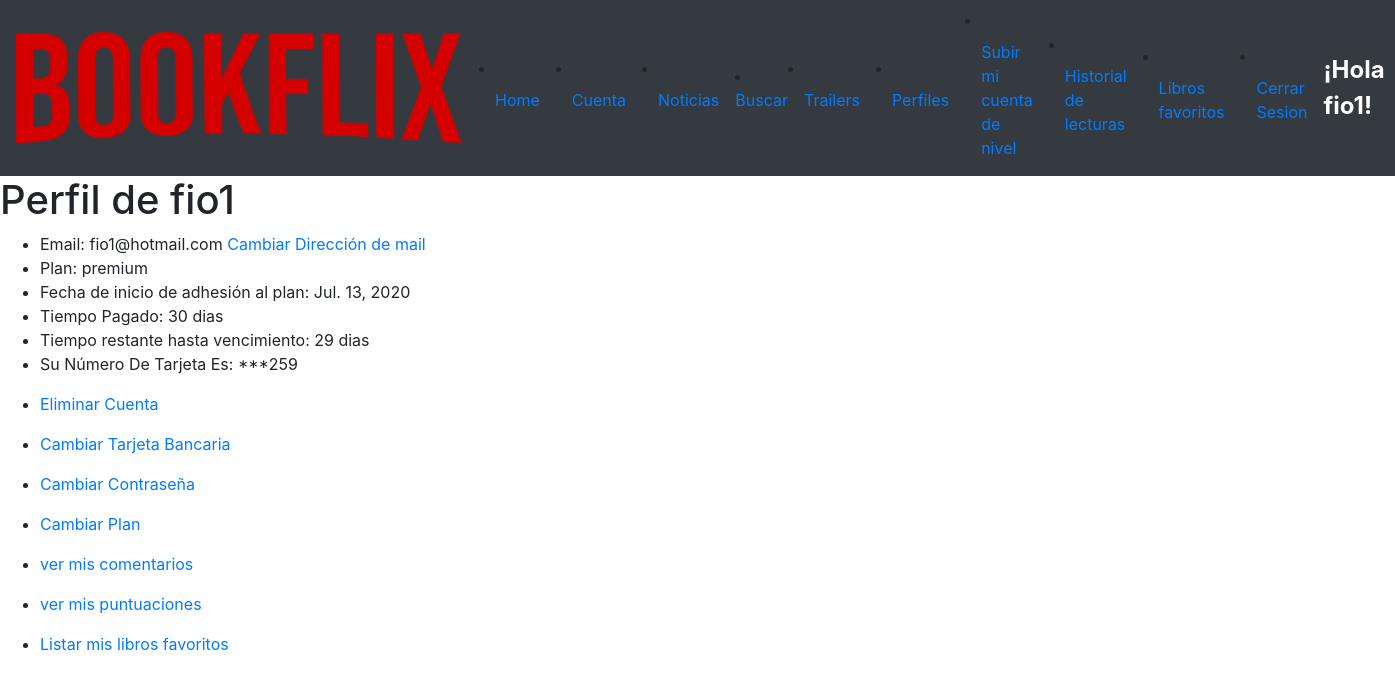
The page /perfil/ (signed in) on the database its author committed.
### appBookflix/models.py (models this page shows, shortened)
class Account(AbstractBaseUser):
    free='free'
    normal='normal'
    premium='premium'
    admin = 'admin'
    AC_CHOICES= (
        (free, 'free'),
        (normal, 'normal'),
        (premium, 'premium'),
        (admin, 'admin')
    )
    email = models.EmailField(verbose_name='mail',max_length=60, unique=True)
    username = models.CharField("nombre de usuario", max_length=50, unique=True)
    date_joined = models.DateTimeField(verbose_name='date joined', auto_now_add=True)
    last_login = models.DateField(verbose_name='last login', auto_now=True)
    is_admin = models.BooleanField(default=False)
    is_active = models.BooleanField(default=True)
    is_staff = models.BooleanField(default=False)
    is_superuser = models.BooleanField(default=False)
    confirmo= models.BooleanField(default=False)
    plan = models.CharField( max_length=8, choices=AC_CHOICES, default=free)
    date_start_plan = models.DateField(blank=True, null=True, auto_now=False, auto_now_add=False)
    time_pay = models.IntegerField(default=0)
    objects = MyAccountManager()
    USERNAME_FIELD = 'email' #LE ESTOY INDICANDO QUE PARA LOGUEARSE TIENE QUE USAR EL EMAIL
    REQUIRED_FIELDS = ['username'] #ACÁ VAN LOS CAMPOS QUE QUIERO QUE SEAN REQUERIDO, CON COMAS LE AGREGO LOS QUE QUIERA
    def nombre(self):
        return self.username
    def tiempo_restante(self):
        tiempo_pagado = timedelta(days=self.time_pay)
        fecha_limite = tiempo_pagado + self.date_start_plan
        dias_restantes = fecha_limite - datetime.now().date()
        return dias_restantes.days
    class Meta:
        verbose_name = "Cuenta"
        verbose_name_plural = "Cuentas"

### appBookflix/views.py (the view)
# urls.py: path("perfil/", perfil, name='perfil'),
def perfil(request):
    tarjetaActual = CreditCards.objects.get(user =request.user)
    numTarjeta = tarjetaActual.number[-3] + tarjetaActual.number[-2] + tarjetaActual.number[-1]
    return render(request, "appBookflix/perfil.html",{'tarjetaActual': tarjetaActual, 'numeroPa': numTarjeta})

### appBookflix/templates/appBookflix/perfil.html (shortened to what this page needs)
{% load static %}
<html>
<link href="https://stackpath.bootstrapcdn.com/bootstrap/4.5.0/css/bootstrap.min.css" rel="stylesheet"
integrity="sha384-9aIt2nRpC12Uk9gS9baDl411NQApFmC26EwAOH8WgZl5MYYxFfc+NcPb1dKGj7Sk">
<link rel=stylesheet type="text/css" href="{% static "/css/main.css" %}">
<body>
        {% include "appBookflix/navbar.html" %}
        <h1>
          Perfil de {{request.user.username}}
        </h1>
        <ul>
            <li style="text-emphasis-color: black;">Email: {{request.user.email}}
                <a href="/cambiar_email">Cambiar Dirección de mail</a>
            </li>
            <li style="text-emphasis-color: black;">Plan: {{request.user.plan}}</li>
            {% if request.user.plan != "free" %}
                <li style="text-emphasis-color: black;">Fecha de inicio de adhesión al plan:  {{request.user.date_start_plan}}</li>
            {% endif %}
            {% if request.user.plan != "free" %}
                <li style="text-emphasis-color: black;">Tiempo Pagado: {{request.user.time_pay}}  dias</li>
                <li style="text-emphasis-color: black;">Tiempo restante hasta vencimiento: {{request.user.tiempo_restante}} dias</li>
            {% endif %}
            <li style="text-emphasis-color: black; text-transform: capitalize;">Su número de tarjeta es: ***{{numeroPa}} </li>
        </ul>
        <p>
        <ul>
            <li>
                <a href="/borrar_cuenta">Eliminar Cuenta</a>
            </li>
        </p>
            <li>
                <a href="/cambiar_tarjeta">Cambiar Tarjeta Bancaria</a>
            </li>
        <p>
            <li>
                <a href="/cambiar_contrasenia">Cambiar Contraseña</a>
            </li>
        </p>
        <p>
            <li>
                <a href="/solicitar_cambio"> Cambiar Plan</a>
            </li>
        </p>
        <p>
            <li>
                <a href="/vermiscomentarios"> ver mis comentarios </a>
            </li>
        </p>
        <p>
            <li>
                <a href="/misvotos"> ver mis puntuaciones </a>
            </li>
        </p>
        <p>
            <li>
                <a href="/listar_favoritos">Listar mis libros favoritos</a>
            </li>
        </p>
    </body>
</html>

### appBookflix/templates/appBookflix/navbar.html (shortened to what this page needs)
{% load static %}
{% load static%}
{% load bootstrap4 %}
{% bootstrap_css %}
<nav class="navbar navbar-expand-lg navbar-dark bg-dark">
   <a class="navbar-brand" href="#">
      <img src={% static '/images/bookflix.png' %} alt="logo" width="" height="">
    </a>
   {% if not request.user.is_admin  and request.user.is_active %}
    <div class="collapse navbar-collapse" id="navbarNav">
       <li class="nav-item active">
         <a class="nav-link" href="/home ">Home <span class="sr-only">(current)</span></a>
       </li>
       <li class="nav-item">
        <a class="nav-link" href="/perfil">Cuenta</a>
      </li>
       <li class="nav-item">
         <a class="nav-link" href="/publicaciones">Noticias</a>
       </li>
       <li><a href="/buscar ">Buscar</a></li>
       <li class="nav-item">
         <a class="nav-link" href="/trailers">Trailers</a>
       </li>
       <li class="nav-item">
         <a class="nav-link" href="/select_perfil">Perfiles</a>
       </li>
        <li class="nav-item">
         <a class="nav-link" href="/solicitar_cambio">Subir mi cuenta de nivel</a>
       </li>
        <li><a class="nav-link" href="/historial">Historial de lecturas</a></li>
       <li><a class="nav-link" href="/favoritos">Libros favoritos</a></li>
       <li><a class="nav-link" href="/logout">Cerrar Sesion</a></li>
       <span class="ml-auto" style="font-weight: bold;color: white !important;font-size: 1.5rem;">
      ¡Hola {{request.user.username}}!
    </span>
   {% endif %}
 </nav>

### rows shown on the page
Account: user.username "fio1", user.email "fio1@hotmail.com", user.plan "premium", user.date_start_plan "Jul. 13, 2020", user.time_pay "30", user.tiempo_restante "29"

### other values the page prints
{{ numeroPa }} "259"
